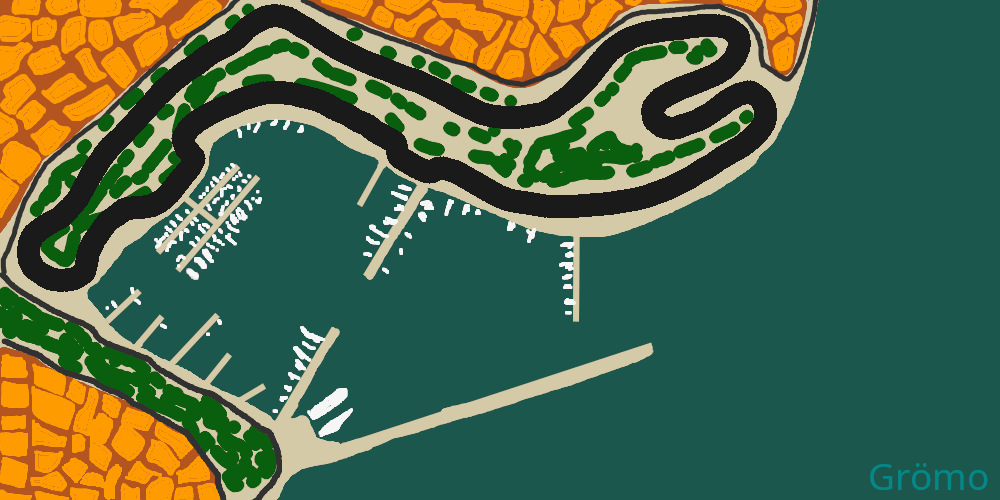
#> input picture bg.png, 1000 x 500 px
$ python evaluate.py
#> lines starting #> are read from the running program, lines starting #| are printed output that depends on the picture; after the words box and inside, x2 and y2 are one past the last pixel; in counts of white or black regions, pixels touching at a corner belong together
### render.py
import math
import cv2 as cv
import numpy as np

class Render:
    def __init__(self, track, res_x, res_y):
#> called with res_x = 1000, res_y = 500
        self.points = track.points
        self.width = track.width
        self.resolution = res_y, res_x, 3
        self.bg_img = cv.imread('bg.png')
#> self.bg_img is the input picture: shape (500, 1000, 3); mean B, G, R 72.2, 103, 77.9
        self.img = self.bg_img.copy()


    def render(self):
        self.img = self.bg_img.copy()
        pts = np.array(self.points, np.int32)
        pts = pts.reshape((-1,1,2))
        cv.polylines(self.img,[pts],True,(0,0,255), self.width)
        cv.polylines(self.img,[pts],True,(10,10,10), self.width - 4)

    def renderCar(self, x, y, rot):
        cv.circle(self.img, (x, y), 1, (0,255,255), 2)

    def renp(self, x, y):
        cv.circle(self.img, (x, y), 1, (255, 255, 0), 2)

    def renderLine(self, x1, y1, x2, y2):
        cv.line(self.img, (int(x1), int(y1)), (int(x2), int(y2)), (255, 0, 0), 1)

    def show(self):
        cv.imshow("NeuralRacing", self.img)
        cv.waitKey(1)

### neat.py
import random
import math

class Node:
    def __init__(self, position_type, bias):
        self.position_type = position_type #int 0=input, 1=output 2=hidden
        self.dependencies = []
        self.connected_nodes = []
        self.value = None
        self.bias = bias

        #position prevents loops and connections to itself
        self.pos = None


    def fire(self):
        if self.value is not None:
            return self.activation(self.value)
        else:
            self.value = sum([no.fire() for no in self.dependencies]) + self.bias
            return self.activation(self.value)

    def activation(self, x):
        # return 1/(1 + math.exp(-x))
        return max(0.2 * x, x)

    def update_position(self):
        if self.position_type == 0:
            self.pos = 0
        elif self.position_type == 1:
            self.pos = 1
        else:
            positions = []
            for no in self.connected_nodes:
                positions.append(no.pos)
            self.pos = sum(positions) / len(positions)

    def get_str(self):
        s = str(self.position_type) + ';' + str(self.bias) + ';' + str(self.pos) + '\n'
        return s

    # [5 lines left out: function load_str, not called in this run]


class Connection:
    def __init__(self, input_node, output_node, weight):
        self.input_node = input_node
        self.output_node = output_node
        self.weight = weight

    def fire(self):
        return self.input_node.fire() * self.weight

    def get_str(self, nodes):
        s = str(nodes.index(self.input_node)) + ';' + str(nodes.index(self.output_node)) + ';' + str(self.weight) + '\n'
        return s

    # [5 lines left out: function load_str, not called in this run]

class NeuralNet:
    def __init__(self, input_size, output_size):
#> called with input_size = 6, output_size = 2
        self.nodes = []
        self.connections = []
        self.input_size = input_size
        self.output_size = output_size

        for n in range(input_size):
            self.nodes.append(Node(0, (random.random() * 2) - 1))
        for n in range(output_size):
            self.nodes.append(Node(1, (random.random() * 2) - 1))

        for inp in range(input_size):
            for out in range(input_size, input_size + output_size):
                connection = Connection(self.nodes[inp], self.nodes[out], (random.random() * 2) - 1)
                self.connections.append(connection)
        self.update_dependencies()
        self.update_positions()


    def forward(self, x):
        out = []
        for i in range(self.input_size):
            self.nodes[i].value = x[i]
        for i in range(self.input_size, self.input_size + self.output_size):
            no = self.nodes[i]
            if no.position_type == 1:
                out.append(no.fire())

        for no in self.nodes:
            no.value = None

        for i in range(len(out)):
            # out[0] *= 1
            out[i] = 1/(1 + math.exp(-out[i]))

        return out


    def update_dependencies(self):
        for no in self.nodes:
            no.dependencies = []
        for con in self.connections:
            begin = con.input_node
            end = con.output_node
            end.dependencies.append(con)

            begin.connected_nodes.append(end)
            end.connected_nodes.append(begin)


    def update_positions(self):
        for no in self.nodes:
            no.update_position()


    # [105 lines left out: functions mutate_add_node, mutate_add_connections, mutate_node, mutate_connections, mutate, save and 1 more, not called in this run]


# [3 lines that do not run on import are left out]

    # print(nn.forward([0.5, 0.5, 0.5, 0.5, 0.5, 0.5]))

### ShowNet.py
import math
import cv2 as cv
import numpy as np

class NetRender:
    def __init__(self, res_x, res_y):
        self.resolution = res_y, res_x, 3
        self.bg_img = np.zeros(self.resolution)
        self.img = self.bg_img.copy()
        self.border = 20

    def drawNet(self, net):
        self.img = self.bg_img.copy()
        nodes = net.nodes
        connections = net.connections

        pos_dic = {}

        count_pos_x_dic = {}
        pos_x_dic = {}
        pos_list = []

        for no in nodes:
            pos_x = int((no.pos * (self.resolution[1] - (2 * self.border))) + self.border)
            pos_list.append(pos_x)

        max_count = 0
        for x in pos_list:
            count = pos_list.count(x)
            count_pos_x_dic[x] = count
            if count > max_count:
                max_count = count

        dis = (self.resolution[0] - (2 * self.border)) / (max_count - 1)

        for x in count_pos_x_dic.keys():
            pos_x_dic[x] = (self.resolution[0] / 2) - ((count_pos_x_dic[x] - 1) * dis / 2)

        for i, no in enumerate(nodes):
            pos_x = pos_list[i]

            pos_y = int(pos_x_dic[pos_x])
            pos_x_dic[pos_x] += dis

            pos_dic[no] = (pos_x, pos_y)

        for conn in connections:
            weight = conn.weight
            col_val = min(255, abs(weight) * 300)
            if weight >= 0:
                color = (255 - col_val, 255 - col_val, col_val)
            else:
                color = (col_val, 255 - col_val, 255 - col_val)
            cv.line(self.img, pos_dic[conn.input_node], pos_dic[conn.output_node], color, min(4, max(1, (int(abs(weight * 1.5))))))

        for no in pos_dic:
            cv.circle(self.img, pos_dic[no], 1, (0, 255, 0), 5)
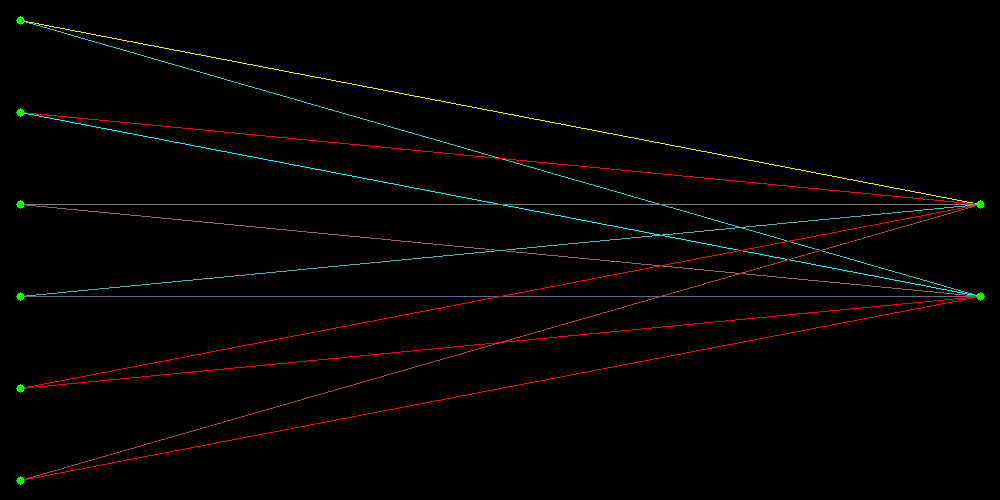
#> self.img: shape (500, 1000, 3) float64; mean B, G, R 2.1, 2.7, 3.6


    def show(self):
        cv.imshow("NeuralNet", self.img)
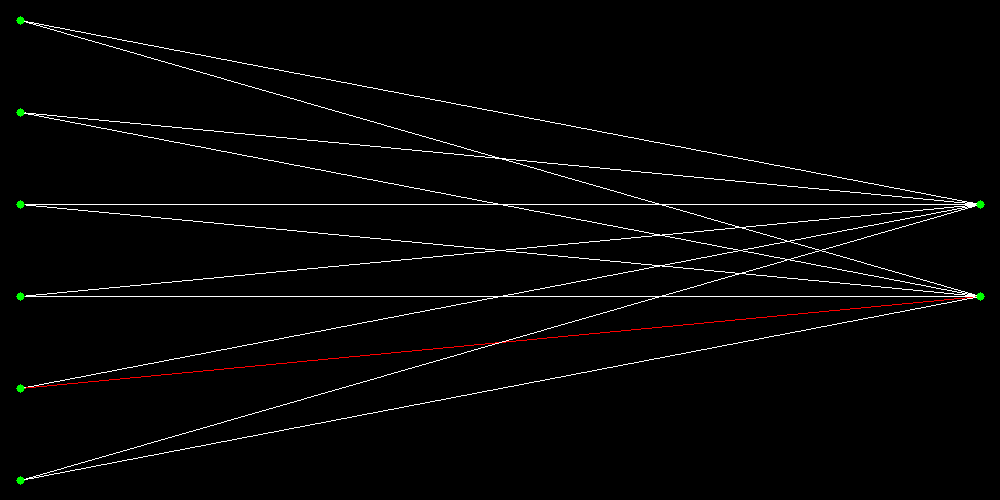
#> window 'NeuralNet': shape (500, 1000, 3); mean B, G, R 5.3, 5.5, 5.8
        cv.waitKey(1)

### Car.py
import math
id = 0
sign = lambda x: x and (-1 if x < 0 else 1)

class Car:

	def __init__(self, track):
		global id
		self.track = track
		self.id = id
		id += 1
		self.traces = []
		self.reset()

	def reset(self):
		start = self.track.getStartPosition()
		self.x = start["x"]
		self.y = start["y"]
		self.rot = start["rot"]
		self.v = 0.1
		self.acc = 0
		self.steer = 0
		self.score = 0
		self.lastCheckPoint = 0
		self.gameOver = False

	def move(self):
		dt = 0.1
		self.v = 0.99 * self.v + 0.08 * self.acc
		self.rot = (self.rot + 0.03 * self.steer * sign(self.v)) % (2*math.pi)
		self.x += math.cos(self.rot) * self.v * dt
		self.y += math.sin(self.rot) * self.v * dt
		self.traces.append([self.x, self.y, self.rot])

	def checkCollision(self):
		return self.track.getOffset(self.x, self.y) > 0.5 * self.track.width

	def updateScore(self):
		checkPoint = self.track.getCheckPoint(self.x, self.y)
		if checkPoint > self.lastCheckPoint and checkPoint < self.lastCheckPoint + 10:
			self.score += checkPoint - self.lastCheckPoint
			self.lastCheckPoint = checkPoint
		if checkPoint < 0.05 * self.lastCheckPoint:
			self.score += 0.1
			self.lastCheckPoint = checkPoint

		return self.score

	# updateScore() {
	# 	return self.track.getScoreFromPoint(self.x, self.y)
	# }

	def getScans(self):
		scans = []
		for l in range(5):
			dir = self.rot + 0.25 * (l-2) * math.pi
			dist = self.track.scan(self.x, self.y, dir)["dist"]
			scans.append(0.5 * dist)
		return scans

	def getLifetime(self):
		return len(self.traces)

### Track.py
import math
sign = lambda x: x and (-1 if x < 0 else 1)


def getParam(x, y, x1, y1, x2, y2):
	Ax = x - x1
	Ay = y - y1
	Bx = x2 - x1
	By = y2 - y1

	dotProduct = Ax * Bx + Ay * By
	len_sq = Bx ** 2 + By ** 2
	return dotProduct / len_sq if len_sq > 0 else  0


def getDistSqr(x, y, x1, y1, x2, y2):
	param = getParam(x, y, x1, y1, x2, y2)

	if param < 0:
		param = 0
	if param > 1:
		param = 1

	px = x1 + param * (x2 - x1)
	py = y1 + param * (y2 - y1)

	dx = x - px
	dy = y - py
	return dx * dx + dy * dy

class Track:

	def __init__(self, points, width):
		self.points = points
		self.width = width
		self.distCache = {}
		#self.prepareScores()

	def getStartPosition(self):
		p0 = self.points[0]
		p1 = self.points[1]
		rot = math.atan2(p1[1] - p0[1], p1[0] - p0[0])
		return {
			"x": p0[0],
			"y": p0[1],
			"rot": rot
		}

	def getExactOffset(self, x, y) :
		dSqrMin = float("inf")
		points = self.points
		for i in range(len(points)):
			x1, y1 = points[i]
			x2, y2 = points[(i+1) % len(points)]
			dSqr = getDistSqr(x, y, x1, y1, x2, y2)
			if dSqr < dSqrMin:
				dSqrMin = dSqr
		return dSqrMin ** 0.5

	def getOffset(self, x, y):
		rx = round(x)
		ry = round(y)
		key = str(rx) + "_" + str(ry)
		cached = self.distCache[key] if key in self.distCache else False
		if cached and cached < 0.9 * self.width:
			return cached
		else:
			dist = self.getExactOffset(x, y)
			rounddist = self.getExactOffset(rx, ry)
			self.distCache[key] = rounddist
			return rounddist if dist < 0.9 * self.width else dist

	def scan(self, x0, y0, dir):
		rmax = self.width / 2
		x = x0
		y = y0
		r = self.getOffset(x, y)
		while r < rmax - 1e-2:
			maxStep = rmax - r
			x += maxStep * math.cos(dir)
			y += maxStep * math.sin(dir)
			r = self.getOffset(x, y)

		dist = ((x-x0)**2 + (y-y0)**2)**0.5
		return {"x": x, "y": y, "dist": dist}

	def getCheckPoint(self, x, y):
#> called with x = 143, y = 112
		dmin = float("inf")
		checkPoint = 0
		points = self.points
		for i in range(len(points)):
			x1, y1 = points[i]
			x2, y2 = points[(i+1) % len(points)]
			d = getDistSqr(x, y, x1, y1, x2, y2)
			if(d < dmin):
				dmin = d
				checkPoint = i + getParam(x, y, x1, y1, x2, y2)
		return checkPoint

	# [50 lines left out: functions addPointToScores, prepareScores, not called in this run]

	def getScoreFromPoint(self, x, y):
		key = (round(x), round(y))
		return self.scores[key]

### CarAI.py
from Car import Car
from neat import NeuralNet

class CarAI(Car):

	def __init__(self, track):
		super().__init__(track)
		self.nn = NeuralNet(6, 2)


	def control(self):
		scans = self.getScans()
		results = self.nn.forward([*scans, self.v])
		self.acc = -1 + 2 * results[0]
		self.acc = 1
		self.steer = -1 + 2 * results[1]

### Traces.py
import os
import json

tracepath = "data"

def clearTraces():
	files = os.listdir(tracepath)
	tracefiles = [f for f in files if f.startswith("traces") and f.endswith(".json")]
	for t in tracefiles:
		os.remove(tracepath + "/" + t)

# [7 lines left out: function saveTraces, not called in this run]

### evaluate.py
from hashlib import new

from cv2 import cartToPolar
from sklearn.ensemble import RandomTreesEmbedding
from Track import *
from Car import *
from CarAI import *
from Monaco import setupMonaco
from Traces import clearTraces, saveTraces
from render import Render
from tqdm import tqdm
from multiprocessing import Process, Manager
import random
from copy import deepcopy
from ShowNet import NetRender
from Track import Track
import os
import time


points = [[143,112],[150,104],[159,94],[167,86],[176,78],[185,71],[196,64],[206,56],[217,49],[228,44],[238,37],[246,28],[255,22],[266,16],[277,15],[289,18],[300,25],[309,30],[318,36],[329,43],[339,49],[350,54],[360,59],[372,64],[383,68],[395,73],[405,77],[418,81],[428,86],[439,91],[450,97],[460,103],[471,108],[481,113],[494,116],[506,117],[519,117],[531,115],[542,113],[552,108],[561,101],[571,94],[580,85],[588,77],[595,68],[602,59],[610,50],[620,43],[631,37],[643,33],[654,31],[666,29],[679,28],[692,26],[703,25],[716,25],[727,27],[738,35],[739,46],[734,58],[726,67],[715,74],[703,79],[693,83],[682,87],[671,92],[659,99],[652,108],[653,119],[663,127],[674,128],[685,124],[697,120],[708,114],[718,107],[727,100],[738,94],[750,91],[760,98],[765,108],[765,120],[759,130],[751,138],[741,146],[730,152],[720,158],[710,165],[699,171],[690,177],[678,183],[668,188],[657,192],[646,196],[634,199],[621,201],[609,203],[597,204],[584,205],[572,206],[559,206],[547,206],[536,204],[523,202],[510,200],[499,196],[488,190],[476,183],[455,171],[440,167],[429,172],[418,168],[408,162],[398,156],[395,142],[375,131],[366,124],[356,120],[347,114],[335,109],[325,103],[315,99],[302,96],[291,93],[278,92],[266,92],[254,95],[241,99],[230,104],[220,108],[208,114],[198,120],[189,127],[182,138],[185,147],[194,158],[190,167],[182,176],[175,185],[168,194],[160,201],[149,206],[138,207],[125,208],[116,215],[107,221],[100,231],[93,241],[88,252],[86,263],[84,272],[75,278],[63,280],[51,279],[42,274],[33,268],[28,257],[28,246],[32,235],[42,227],[52,221],[60,217],[69,208],[77,199],[83,188],[90,175],[97,164],[103,155],[111,145],[119,138]]
width = 22

track = Track(points, width)
render = Render(track, 1000, 500)
netrender = NetRender(1000, 500)


def step(car, ren=False):
    if car.gameOver:
        pass
    else:
        car.control()
        car.move()
        car.updateScore()
        if car.checkCollision():
            car.gameOver = True
    if ren:
        render.render()
#> in render, `cv.polylines(self.img,[pts],True,(0,0,255), self.width)`:
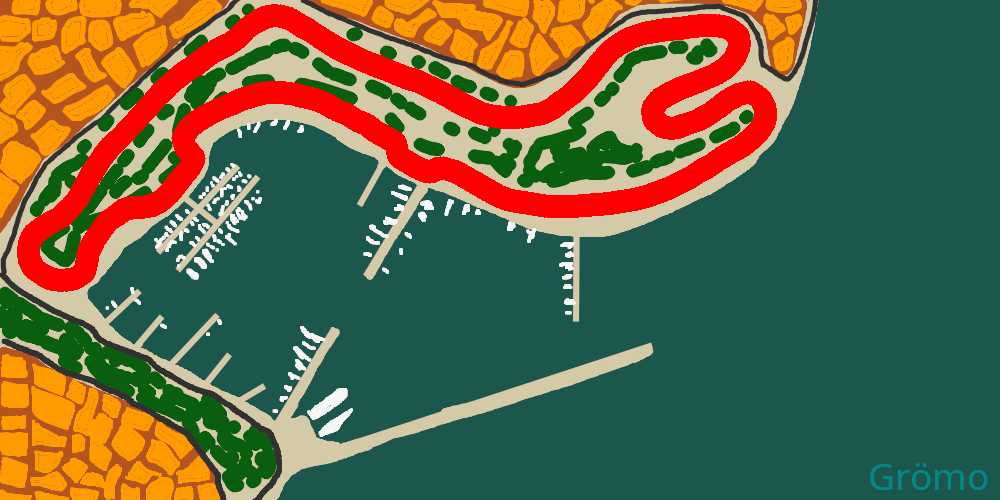
#> self.img: shape (500, 1000, 3); mean B, G, R 69.8, 100.6, 99.7
#> in render, `cv.polylines(self.img,[pts],True,(10,10,10), self.width - 4)`:
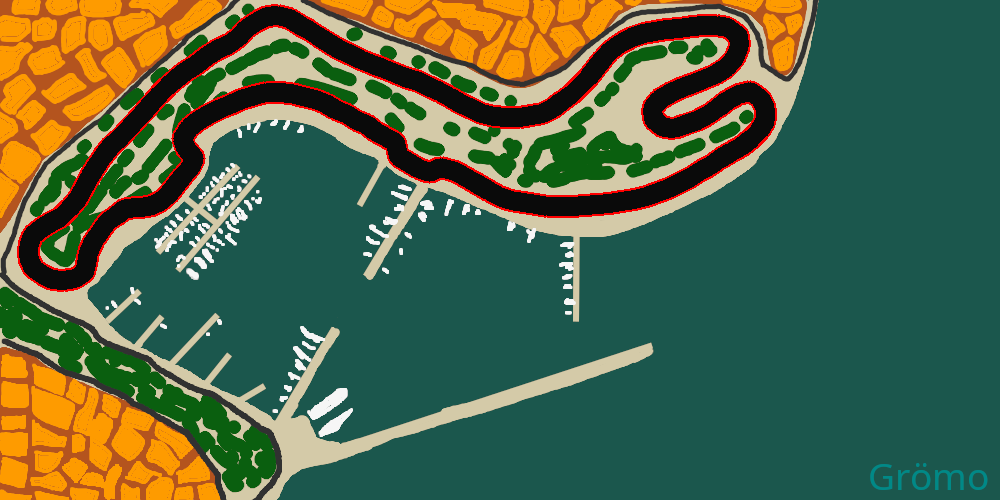
#> self.img: shape (500, 1000, 3); 7.84% of pixels changed, all inside (x1, y1, x2, y2) = (19, 6, 775, 290)
        render.renderCar(int(car.x), int(car.y), int(car.rot))
#> in renderCar, `cv.circle(self.img, (x, y), 1, (0,255,255), 2)`: self.img: shape (500, 1000, 3); under 0.01% of pixels changed, all inside (x1, y1, x2, y2) = (141, 109, 146, 114)
        render.show()

def render_net(car):
    net = car.nn
    netrender.drawNet(net)
    netrender.show()

name = 'gen00002'
car = CarAI(track)

if os.path.isfile(name + '.txt'):
    car.nn.load(name)
render_net(car)


steps = 0
while True:
    step(car, True)
    steps += 1
    if car.gameOver:
#> (the run stopped early here; a loop or call above may not have finished)
